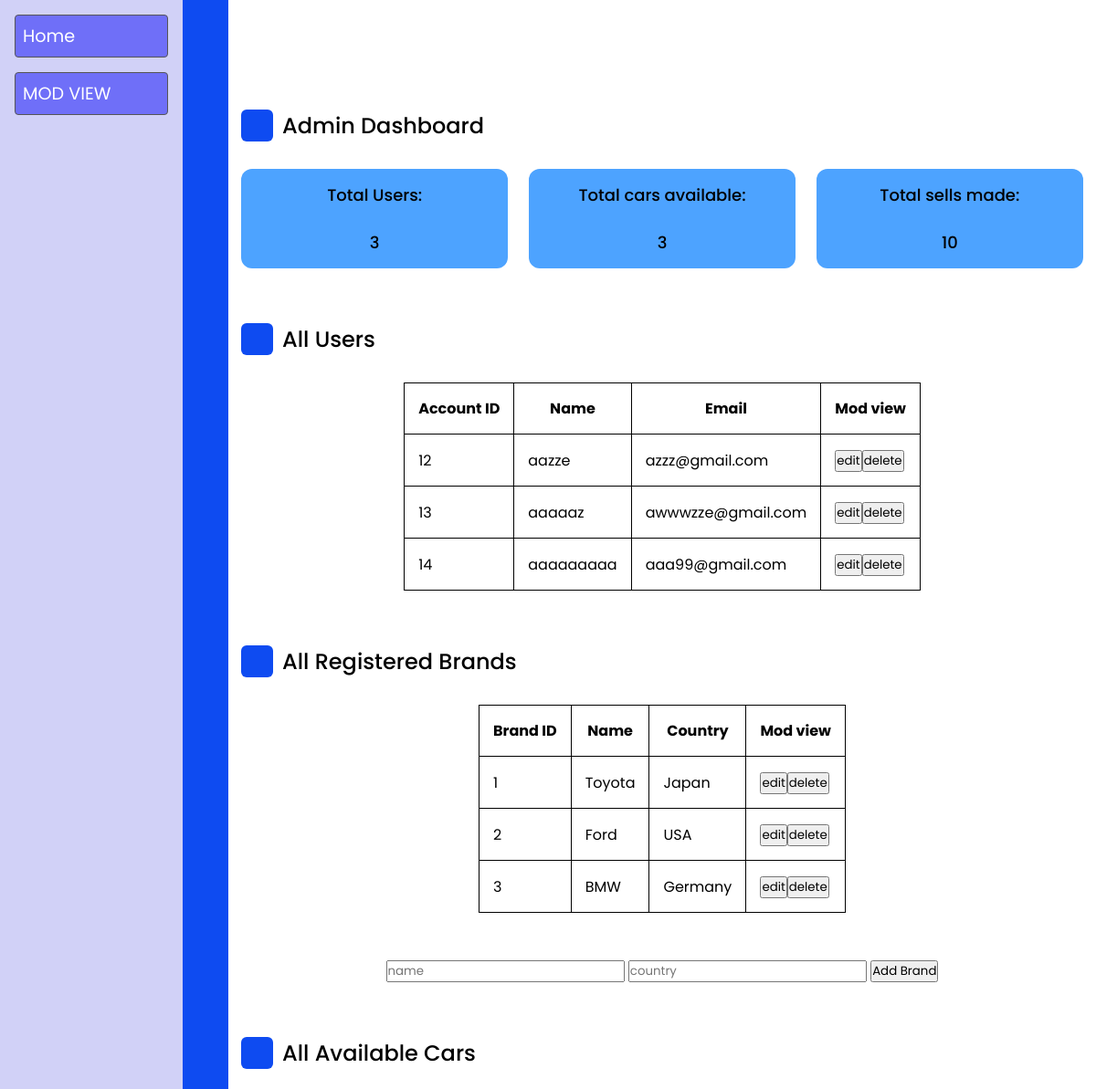
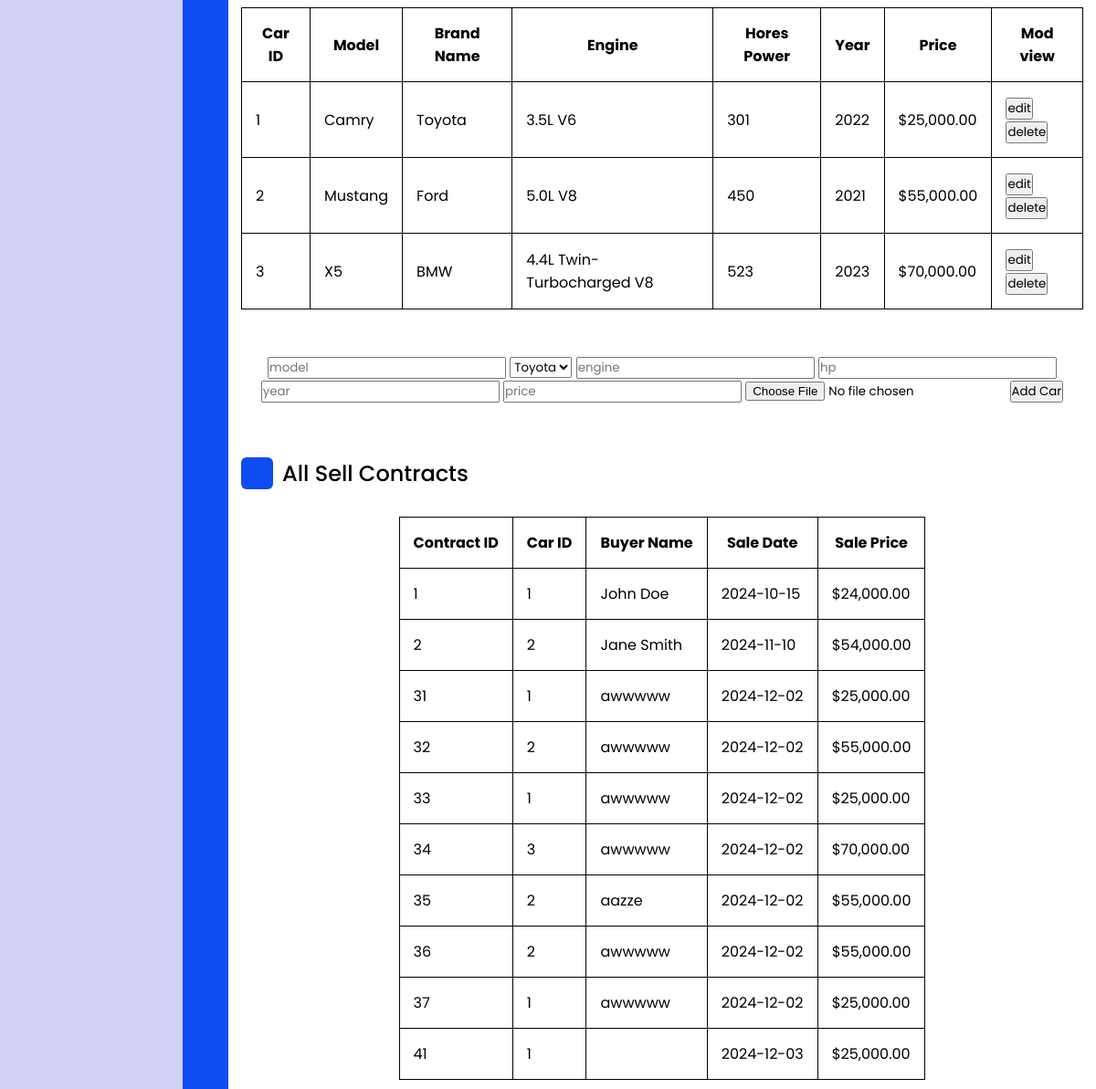
Page /Edit.php on the committed database (2 pictures, top to bottom).
### tables this page shows
CREATE TABLE `accounts` (
  `id` int(11) NOT NULL,
  `Account_name` varchar(25) NOT NULL,
  `Email` varchar(50) NOT NULL,
  `Account_Password` varchar(25) NOT NULL,
  `Account_Role` varchar(10) NOT NULL
);

CREATE TABLE `brands` (
  `id` int(11) NOT NULL,
  `name` varchar(100) NOT NULL,
  `country` varchar(100) NOT NULL
);

CREATE TABLE `cars` (
  `id` int(11) NOT NULL,
  `model` varchar(100) NOT NULL,
  `brand_id` int(11) NOT NULL,
  `Engine` varchar(25) NOT NULL,
  `hp` int(4) NOT NULL,
  `Description` text NOT NULL,
  `year` int(11) NOT NULL,
  `price` decimal(10,2) NOT NULL,
  `image` varchar(255) DEFAULT NULL
);

CREATE TABLE `sell_contracts` (
  `id` int(11) NOT NULL,
  `car_id` int(11) NOT NULL,
  `buyer_name` varchar(100) NOT NULL,
  `buyer_email` varchar(100) DEFAULT NULL,
  `sale_date` date NOT NULL,
  `sale_price` decimal(10,2) NOT NULL
);

### Edit.php (the view, shortened to what this page needs)
<!DOCTYPE html>
<html lang="en">
<head>
    <link rel="stylesheet" href="dashboard_style.css">
</head>
<body>
    <?php
    $serveur = "localhost";
    $utilisateur = "root";
    $motdepasse = "";
    $nom_base = "sayarat_3amek_faouzi";
    $connexion = mysqli_connect($serveur, $utilisateur, $motdepasse, $nom_base);
    ?>
        <form class="fixed-list" method="post">
            <input type="submit" name="home" value="Home">
            <input type="submit" name="dashboard" value="MOD VIEW">
        </form>
    <section class="dashboard">
        <div class="top">
        </div>
        <div class="dash-content">
            <div class="overview">
                <div class="title">
                    <i class="uil uil-tachometer-fast-alt"></i>
                    <span class="text">Admin Dashboard</span>
                </div>
                <div class="boxes">
                    <div class="box box1">
                        <?php
                            $sql = "SELECT COUNT(Account_name) AS total_users FROM Accounts WHERE account_role='User'";
                            $res = mysqli_query($connexion, $sql);
                            if ($res) {
                                $row = mysqli_fetch_assoc($res);
                                $total_users = $row['total_users'];
                                if($total_users==0){
                                    echo "<span class='text'>No users for now</span><br>";
                                }else{
                                    echo "<span class='text'>Total Users: </span><br><span class='text'>$total_users </span>" ;
                                }
                            } else {
                                echo "Error in query: " . mysqli_error($connexion);
                            }
                        ?>
                    </div>
                    <div class="box box1">
                        <?php
                            $sql = "SELECT COUNT(id) AS total_cars FROM cars";
                            $res = mysqli_query($connexion, $sql);
                            if ($res) {
                                $row = mysqli_fetch_assoc($res);
                                $total_cars = $row['total_cars'];
                                if($total_cars==0){
                                    echo "<span class='text'>No cars available</span><br>";
                                }else{
                                    echo "<span class='text'>Total cars available: </span><br><span class='text'>$total_cars </span>" ;
                                }
                            } else {
                                echo "Error in query: " . mysqli_error($connexion);
                            }
                        ?>
                    </div>
                    <div class="box box1">
                        <?php
                            $sql = "SELECT COUNT(id) AS total_sells FROM sell_contracts";
                            $res = mysqli_query($connexion, $sql);
                            if ($res) {
                                $row = mysqli_fetch_assoc($res);
                                $total_sells = $row['total_sells'];
                                if($total_sells==0){
                                    echo "<span class='text'>No sells have been made</span><br>";
                                }else{
                                    echo "<span class='text'>Total sells made: </span><br><span class='text'>$total_sells </span>" ;
                                }
                            } else {
                                echo "Error in query: " . mysqli_error($connexion);
                            }
                        ?>
                    </div>
            </div>
            <div class="activity">
                <center>
    <div class="title">
        <i class="uil uil-clock-three"></i>
        <span class="text">All Users</span>
    </div>
    <?php
    $sql = "SELECT id, Account_name, Email FROM Accounts WHERE Account_Role != 'Admin'";
    $result = mysqli_query($connexion, $sql);
    if (!$result) {
        echo "<p>Error executing query: " . mysqli_error($connexion) . "</p>";
    } else {
        if (mysqli_num_rows($result) > 0) {
            echo "<table>
                    <tr>
                        <th>Account ID</th>
                        <th>Name</th>
                        <th>Email</th>
                        <th>Mod view</th>
                    </tr>";
            while ($row = mysqli_fetch_assoc($result)) {
                echo "<tr>
                        <td>" . htmlspecialchars($row['id']) . "</td>
                        <td>" . htmlspecialchars($row['Account_name']) . "</td>
                        <td>" . htmlspecialchars($row['Email']) . "</td>
                        <td>
                            <form method='post'>
                                <input type='hidden' name='id' value='". $row['id'] ."'>
                                <input type='submit' name='editAccount' value='edit'><input type='submit' name='deleteAccount' value='delete'>
                            </form>
                        </td>
                      </tr>";
            }
            echo "</table>";
        } else {
            echo "<p>No users found.</p>";
        }
    }
    ?>
    <div class="title">
        <i class="uil uil-clock-three"></i>
        <span class="text">All Registered Brands</span>
    </div>
    <?php
    $sql = "SELECT id, name, country FROM brands";
    $result = mysqli_query($connexion, $sql);
    if (!$result) {
        echo "<p>Error executing query: " . mysqli_error($connexion) . "</p>";
    } else {
        if (mysqli_num_rows($result) > 0) {
            echo "<table>
                    <tr>
                        <th>Brand ID</th>
                        <th>Name</th>
                        <th>Country</th>
                        <th>Mod view</th>
                    </tr>";
            while ($row = mysqli_fetch_assoc($result)) {
                echo "<tr>
                        <td>" . htmlspecialchars($row['id']) . "</td>
                        <td>" . htmlspecialchars($row['name']) . "</td>
                        <td>" . htmlspecialchars($row['country']) . "</td>
                        <td>
                            <form method='post'>
                                <input type='hidden' name='id' value='". $row['id'] ."'>
                                <input type='submit' name='editBrand' value='edit'><input type='submit' name='deleteBrand' value='delete'>
                            </form>
                        </td>
                      </tr>";
            }
            echo "</table>";
        } else {
            echo "<p>No brands found.</p>";
        }
        echo'<br><br>
            <form method="post">
            <input type="text" name="name" placeholder="name">
            <input type="text" name="country" placeholder="country">
            <input type="submit" value="Add Brand" name="addbrand">
            </form>';
    }
    ?>
    <div class="title">
        <i class="uil uil-clock-three"></i>
        <span class="text">All Available Cars</span>
    </div>
    <?php
    $sql = "SELECT c.id, model, name , engine , hp , year, price FROM cars c JOIN brands b ON(c.brand_id=b.id)";
    $result = mysqli_query($connexion, $sql);
    if (!$result) {
        echo "<p>Error executing query: " . mysqli_error($connexion) . "</p>";
    } else {
        if (mysqli_num_rows($result) > 0) {
            echo "<table>
                    <tr>
                        <th>Car ID</th>
                        <th>Model</th>
                        <th>Brand Name</th>
                        <th>Engine</th>
                        <th>Hores Power</th>
                        <th>Year</th>
                        <th>Price</th>
                        <th>Mod view</th>
                    </tr>";
            while ($row = mysqli_fetch_assoc($result)) {
                echo "<tr>
                        <td>" . htmlspecialchars($row['id']) . "</td>
                        <td>" . htmlspecialchars($row['model']) . "</td>
                        <td>" . htmlspecialchars($row['name']) . "</td>
                        <td>" . htmlspecialchars($row['engine']) . "</td>
                        <td>" . htmlspecialchars($row['hp']) . "</td>
                        <td>" . htmlspecialchars($row['year']) . "</td>
                        <td>$" . htmlspecialchars(number_format($row['price'], 2)) . "</td>
                        <td>
                            <form method='post'>
                                <input type='hidden' name='id' value='". $row['id'] ."'>
                                <input type='submit' name='editCar' value='edit'><input type='submit' name='deleteCar' value='delete'>
                            </form>
                        </td>
                      </tr>";
            }
            echo "</table>";
        } else {
            echo "<p>No cars found.</p>";
        }
        $sql = "SELECT id ,name FROM  brands";
    $result = mysqli_query($connexion, $sql);
    if (!$result) {
        echo "<p>Error executing query: " . mysqli_error($connexion) . "</p>";
    } else {
        if (mysqli_num_rows($result) > 0) {
            echo'<br><br>
            <form method="post">
            <input type="text" name="model" placeholder="model">
            <select name="brand" placeholder="brand">';
            while ($row = mysqli_fetch_assoc($result)) {
                echo'<option value="'.$row['id'].'">'. htmlspecialchars($row['name']) .'</option>';
            }
            echo'</select>
            <input type="text" name="engine" placeholder="engine">
            <input type="number" name="hp" placeholder="hp">
            <input type="number" name="year" placeholder="year">
            <input type="number" name="price" placeholder="price">
            <input type="file" name="image" accept="image/*" required />
            <input type="submit" value="Add Car" name="addcar">
            </form>';
        }
    }
    }
    ?>
    <div class="title">
        <i class="uil uil-clock-three"></i>
        <span class="text">All Sell Contracts</span>
    </div>
    <?php
    $sql = "SELECT id, car_id, buyer_name, sale_date, sale_price FROM sell_contracts";
    $result = mysqli_query($connexion, $sql);
    if (!$result) {
        echo "<p>Error executing query: " . mysqli_error($connexion) . "</p>";
    } else {
        if (mysqli_num_rows($result) > 0) {
            echo "<table>
                    <tr>
                        <th>Contract ID</th>
                        <th>Car ID</th>
                        <th>Buyer Name</th>
                        <th>Sale Date</th>
                        <th>Sale Price</th>
                    </tr>";
            while ($row = mysqli_fetch_assoc($result)) {
                echo "<tr>
                        <td>" . htmlspecialchars($row['id']) . "</td>
                        <td>" . htmlspecialchars($row['car_id']) . "</td>
                        <td>" . htmlspecialchars($row['buyer_name']) . "</td>
                        <td>" . htmlspecialchars($row['sale_date']) . "</td>
                        <td>$" . htmlspecialchars(number_format($row['sale_price'], 2)) . "</td>
                      </tr>";
            }
            echo "</table>";
        } else {
            echo "<p>No sell contracts found.</p>";
        }
    }
    ?>
</div>
</div>
</body>
</html>

### dashboard_style.css (style rules this page uses)
* { margin: 0; padding: 0; box-sizing: border-box; font-family: "Poppins", sans-serif; }
:root { --primary-color: #0e4bf1; --panel-color: #fff; --text-color: #000; --black-light-color: #707070; --border-color: #e6e5e5; --toggle-color: #ddd; --box1-color: #4da3ff; --box2-color: #ffe6ac; --box3-color: #e7d1fc; --title-icon-color: #fff; --tran-05: all 0.5s ease; --tran-03: all 0.3s ease; --tran-03: all 0.2s ease; }
body { min-height: 100vh; background-color: var(--primary-color); }
.dashboard { position: relative; left: 250px; background-color: var(--panel-color); min-height: 100vh; width: calc(100% - 250px); padding: 10px 14px; transition: var(--tran-05); }
.dashboard .top { position: fixed; top: 0; left: 250px; display: flex; width: calc(100% - 250px); justify-content: space-between; align-items: center; padding: 10px 14px; background-color: var(--panel-color); transition: var(--tran-05); z-index: 10; }
.dashboard .dash-content { padding-top: 50px; }
.dash-content .title { display: flex; align-items: center; margin: 60px 0 30px 0; }
.dash-content .title i { position: relative; height: 35px; width: 35px; background-color: var(--primary-color); border-radius: 6px; color: var(--title-icon-color); display: flex; align-items: center; justify-content: center; font-size: 24px; }
.dash-content .title .text { font-size: 24px; font-weight: 500; color: var(--text-color); margin-left: 10px; }
.dash-content .boxes { display: flex; align-items: center; justify-content: space-between; flex-wrap: wrap; }
.dash-content .boxes .box { display: flex; flex-direction: column; align-items: center; border-radius: 12px; width: calc(100% / 3 - 15px); padding: 15px 20px; background-color: var(--box1-color); transition: var(--tran-05); }
.boxes .box .text { white-space: nowrap; font-size: 18px; font-weight: 500; color: var(--text-color); }
th, td { padding: 15px; }
table, th, td { border: 1px solid black; border-collapse: collapse; }
.fixed-list { position: fixed; top: 0; left: 0; width: 200px; height: 100%; background-color: #d1d1f7; padding: 1rem; display: flex; flex-direction: column; overflow-y: auto; }
.fixed-list input[type="submit"] { background: none; border: 1px solid #555; color: white; font-size: 1.2rem; margin-bottom: 1rem; padding: 0.5rem; text-align: left; cursor: pointer; border-radius: 4px; background-color: #6f6ff8; }

### rows in the picture
accounts: id "12", Account_name "aazze", Email "azzz@gmail.com"
accounts: id "13", Account_name "aaaaaz", Email "awwwzze@gmail.com"
accounts: id "14", Account_name "aaaaaaaaa", Email "aaa99@gmail.com"
brands: id "1", name "Toyota", country "Japan"
brands: id "2", name "Ford", country "USA"
brands: id "3", name "BMW", country "Germany"
cars: id "1", model "Camry", brand.name "Toyota", Engine "3.5L V6", hp "301", year "2022", price "25,000.00"
cars: id "2", model "Mustang", brand.name "Ford", Engine "5.0L V8", hp "450", year "2021", price "55,000.00"
cars: id "3", model "X5", brand.name "BMW", Engine "4.4L Twin-Turbocharged V8", hp "523", year "2023", price "70,000.00"
sell_contracts: id "1", car "1", buyer_name "John Doe", sale_date "2024-10-15", sale_price "24,000.00"
sell_contracts: id "2", car "2", buyer_name "Jane Smith", sale_date "2024-11-10", sale_price "54,000.00"
sell_contracts: id "31", car "1", buyer_name "awwwww", sale_date "2024-12-02", sale_price "25,000.00"
sell_contracts: id "32", car "2", buyer_name "awwwww", sale_date "2024-12-02", sale_price "55,000.00"
sell_contracts: id "33", car "1", buyer_name "awwwww", sale_date "2024-12-02", sale_price "25,000.00"
sell_contracts: id "34", car "3", buyer_name "awwwww", sale_date "2024-12-02", sale_price "70,000.00"
sell_contracts: id "35", car "2", buyer_name "aazze", sale_date "2024-12-02", sale_price "55,000.00"
sell_contracts: id "36", car "2", buyer_name "awwwww", sale_date "2024-12-02", sale_price "55,000.00"
sell_contracts: id "37", car "1", buyer_name "awwwww", sale_date "2024-12-02", sale_price "25,000.00"
sell_contracts: id "41", car "1", sale_date "2024-12-03", sale_price "25,000.00"

### other values in the picture
$total_users "3"
$total_cars "3"
$total_sells "10"
form field brand "Toyota"
